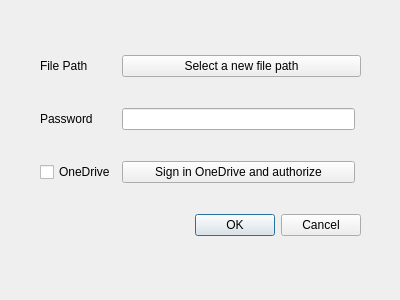
<?xml version="1.0" encoding="UTF-8"?>
<ui version="4.0">
 <class>NewDBDialog</class>
 <widget class="QDialog" name="NewDBDialog">
  <property name="geometry">
   <rect>
    <x>0</x>
    <y>0</y>
    <width>400</width>
    <height>300</height>
   </rect>
  </property>
  <property name="windowTitle">
   <string>Dialog</string>
  </property>
  <widget class="QWidget" name="gridLayoutWidget">
   <property name="geometry">
    <rect>
     <x>40</x>
     <y>30</y>
     <width>321</width>
     <height>231</height>
    </rect>
   </property>
   <layout class="QGridLayout" name="gridLayout">
    <item row="0" column="1" colspan="2">
     <widget class="QPushButton" name="pushButton">
      <property name="text">
       <string>Select a new file path</string>
      </property>
     </widget>
    </item>
    <item row="3" column="0" colspan="3">
     <widget class="QDialogButtonBox" name="buttonBox">
      <property name="orientation">
       <enum>Qt::Horizontal</enum>
      </property>
      <property name="standardButtons">
       <set>QDialogButtonBox::Cancel|QDialogButtonBox::Ok</set>
      </property>
     </widget>
    </item>
    <item row="2" column="0">
     <widget class="QCheckBox" name="checkBox">
      <property name="text">
       <string>OneDrive</string>
      </property>
     </widget>
    </item>
    <item row="0" column="0">
     <widget class="QLabel" name="label">
      <property name="text">
       <string>File Path</string>
      </property>
     </widget>
    </item>
    <item row="1" column="0">
     <widget class="QLabel" name="label_2">
      <property name="text">
       <string>Password</string>
      </property>
     </widget>
    </item>
    <item row="1" column="1">
     <widget class="QLineEdit" name="lineEdit"/>
    </item>
    <item row="2" column="1">
     <widget class="QPushButton" name="pushButton_2">
      <property name="text">
       <string>Sign in OneDrive and authorize</string>
      </property>
     </widget>
    </item>
   </layout>
  </widget>
 </widget>
 <resources/>
 <connections>
  <connection>
   <sender>buttonBox</sender>
   <signal>accepted()</signal>
   <receiver>NewDBDialog</receiver>
   <slot>accept()</slot>
   <hints>
    <hint type="sourcelabel">
     <x>248</x>
     <y>254</y>
    </hint>
    <hint type="destinationlabel">
     <x>157</x>
     <y>274</y>
    </hint>
   </hints>
  </connection>
  <connection>
   <sender>buttonBox</sender>
   <signal>rejected()</signal>
   <receiver>NewDBDialog</receiver>
   <slot>reject()</slot>
   <hints>
    <hint type="sourcelabel">
     <x>316</x>
     <y>260</y>
    </hint>
    <hint type="destinationlabel">
     <x>286</x>
     <y>274</y>
    </hint>
   </hints>
  </connection>
 </connections>
</ui>
